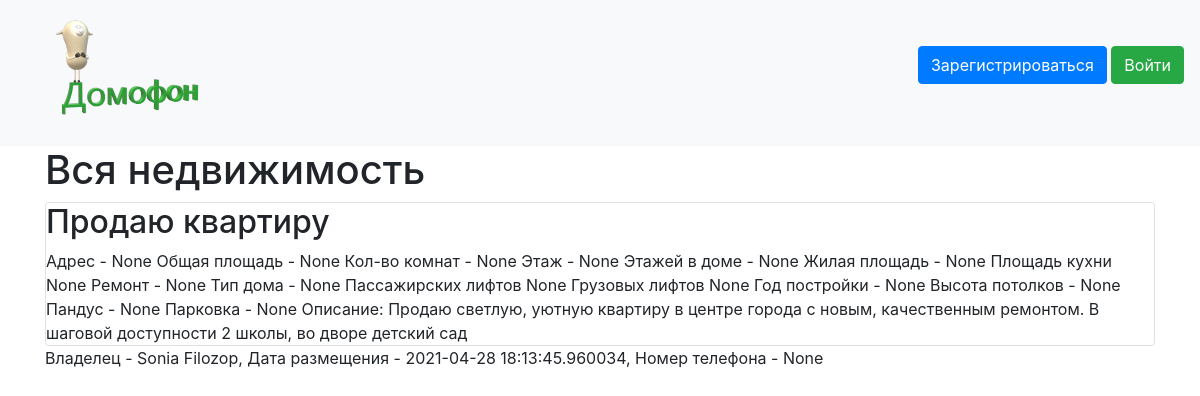
The page / on the database its author committed.
### data/news.py (models this page shows)
class News(SqlAlchemyBase):
    __tablename__ = 'news'
    id = sqlalchemy.Column(sqlalchemy.Integer,
                           primary_key=True, autoincrement=True)
    title = sqlalchemy.Column(sqlalchemy.String, nullable=True)
    address = sqlalchemy.Column(sqlalchemy.String, nullable=True)
    plos = sqlalchemy.Column(sqlalchemy.String, nullable=True)
    num_kom = sqlalchemy.Column(sqlalchemy.String, nullable=True)
    etag = sqlalchemy.Column(sqlalchemy.String, nullable=True)
    etag_home = sqlalchemy.Column(sqlalchemy.String, nullable=True)
    living = sqlalchemy.Column(sqlalchemy.String, nullable=True)
    kitchen = sqlalchemy.Column(sqlalchemy.String, nullable=True)
    remont = sqlalchemy.Column(sqlalchemy.String, nullable=True)
    type_home = sqlalchemy.Column(sqlalchemy.String, nullable=True)
    pass_lifts = sqlalchemy.Column(sqlalchemy.String, nullable=True)
    gruz_lifts = sqlalchemy.Column(sqlalchemy.String, nullable=True)
    name = sqlalchemy.Column(sqlalchemy.String, nullable=True)
    year = sqlalchemy.Column(sqlalchemy.String, nullable=True)
    height = sqlalchemy.Column(sqlalchemy.String, nullable=True)
    pandus = sqlalchemy.Column(sqlalchemy.String, nullable=True)
    parking = sqlalchemy.Column(sqlalchemy.String, nullable=True)
    content = sqlalchemy.Column(sqlalchemy.String, nullable=True)
    created_date = sqlalchemy.Column(sqlalchemy.DateTime,
                                     default=datetime.datetime.now)
    is_private = sqlalchemy.Column(sqlalchemy.Boolean, default=True)
    user_id = sqlalchemy.Column(sqlalchemy.Integer,
                                sqlalchemy.ForeignKey("users.id"))
    user = orm.relation('User')
    categories = orm.relation("Category",
                              secondary="association",
                              backref="news")

### data/users.py (models this page shows, shortened)
class User(SqlAlchemyBase, UserMixin):
    __tablename__ = 'users'
    id = sqlalchemy.Column(sqlalchemy.Integer,
                           primary_key=True, autoincrement=True)
    name = sqlalchemy.Column(sqlalchemy.String, nullable=True)
    about = sqlalchemy.Column(sqlalchemy.String, nullable=True)
    email = sqlalchemy.Column(sqlalchemy.String,
                              index=True, unique=True, nullable=True)
    hashed_password = sqlalchemy.Column(sqlalchemy.String, nullable=True)
    created_date = sqlalchemy.Column(sqlalchemy.DateTime,
                                     default=datetime.datetime.now)
    news = orm.relation("News", back_populates='user')

### main.py (the view)
@app.route("/")
def index():
    db_sess = db_session.create_session()
    news = db_sess.query(News).filter(News.is_private != True)
    return render_template("index.html", news=news)

### data/db_session.py (called while the page is built)
def create_session() -> Session:
    global __factory
    return __factory()

### templates/index.html (shortened to what this page needs)
{% extends "base.html" %}
{% block content %}
<h1>Вся недвижимость</h1>
{% for item in news%}
<div class="col-md6 border rounded">
    <h2>{{item.title}}</h2>
    <div>
        Адрес - {{item.address}}
        Общая площадь - {{item.plos}}
        Кол-во комнат - {{item.num_kom}}
        Этаж - {{item.etag}}
        Этажей в доме - {{item.etag_home}}
        Жилая площадь - {{item.living}}
        Площадь кухни {{item.kitchen}}
        Ремонт - {{item.remont}}
        Тип дома - {{item.type_home}}
        Пассажирских лифтов {{item.pass_lifts}}
        Грузовых лифтов {{item.gruz_lifts}}
        Год постройки - {{item.year}}
        Высота потолков - {{item.height}}
        Пандус - {{item.pandus}}
        Парковка - {{item.parking}}
        Описание: {{item.content}}
    </div>
</div>
    <div>
        Владелец - {{item.user.name}}, Дата размещения - {{item.created_date}}, Номер телефона - {{item.user.about}}
    </div>
{% endfor %}
{% endblock %}

### templates/base.html (shortened to what this page needs)
<!doctype html>
<html lang="en">
<head>
    <link rel="stylesheet"
          href="https://stackpath.bootstrapcdn.com/bootstrap/4.4.1/css/bootstrap.min.css"
>
</head>
<body>
<header>
    <nav class="navbar navbar-light bg-light">
        <a class="navbar-brand" href="/"><img src="{{ url_for('static', filename='photo/logo.png') }}" /></a>
        {% if current_user.is_authenticated %}
    <a class="navbar navbar-light bg-light">
        <a class="navbar-brand" href="/form_sample">{{ current_user.name }}</a>
        <a class="btn btn-primary " href="/logout">Выйти</a>
{% else %}
    <p>
        <a class="btn btn-primary " href="/register">Зарегистрироваться</a>
        <a class="btn btn-success" href="/login">Войти</a>
    </p>
{% endif %}
    </nav>
</header>
<main role="main" class="container">
    {% block content %}{% endblock %}
</main>
</body>
</html>

### rows shown on the page
News: title "Продаю квартиру", address "None", plos "None", num_kom "None", etag "None", etag_home "None", living "None", kitchen "None", remont "None", type_home "None", pass_lifts "None", gruz_lifts "None", year "None", height "None", pandus "None", parking "None", content "Продаю светлую, уютную квартиру в центре города с новым, качественным ремонтом. В шаговой доступности 2 школы, во дворе детский сад", user.name "Sonia Filozop", created_date "2021-04-28 18:13:45.960034", user.about "None"
